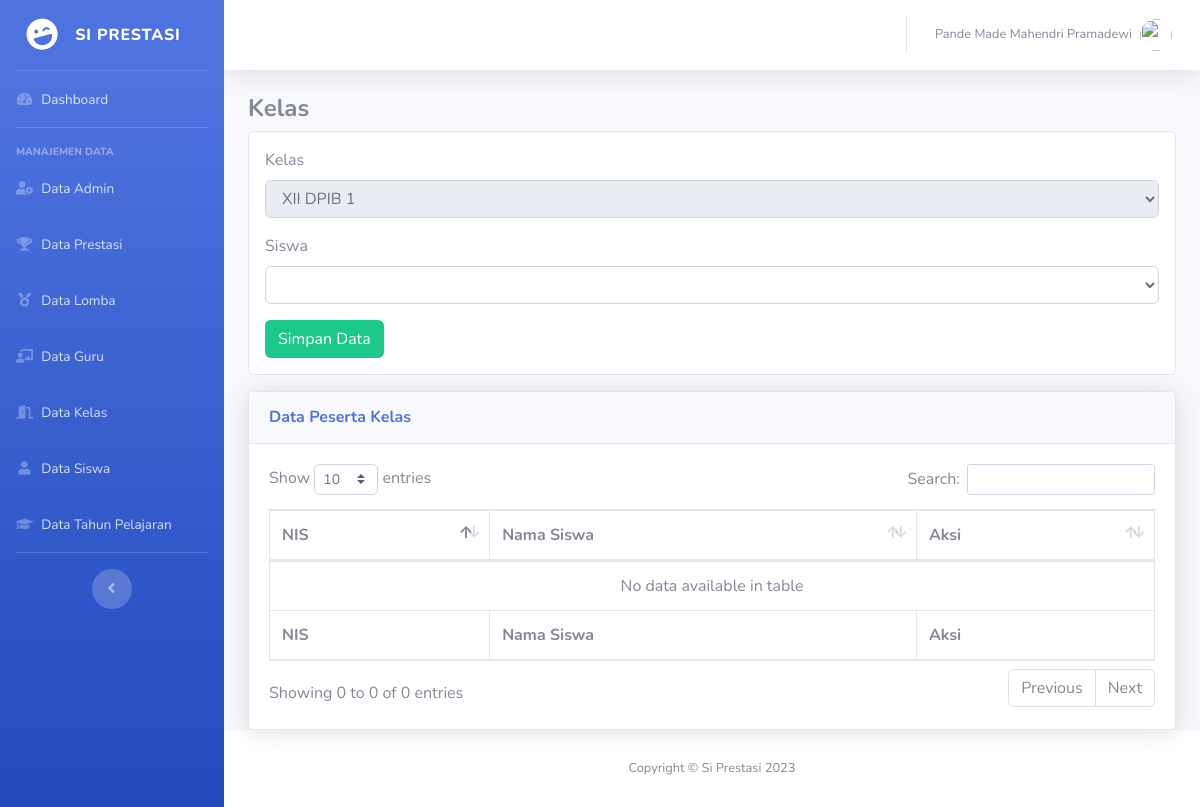
Before: /admin/kelas/tambah-peserta-kelas.php?kid=5 (signed in) with the older database file.
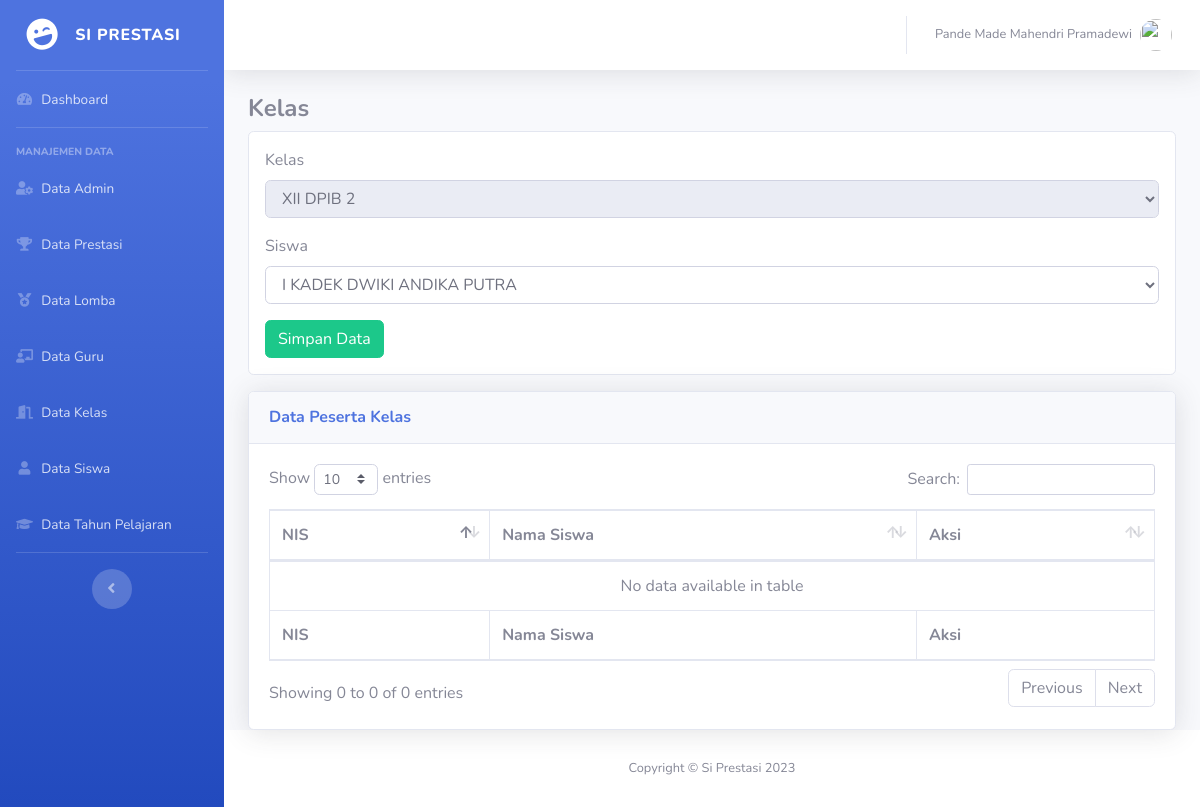
After: the same page with the newer database file.
### tables this page shows
CREATE TABLE `tb_kelas` (
  `kid` int NOT NULL,
  `knama` varchar(10) NOT NULL,
  `ktingkat` enum('10','11','12') NOT NULL,
  `tid` int NOT NULL
);

### functions.php (called while the page is built, shortened)
<?php
$conn = mysqli_connect(DB_HOST, DB_USER, DB_PASS, DB_NAME);
function query($query)
{
	global $conn;
	$result = mysqli_query($conn, $query);
	$rows = [];
	while ($row = mysqli_fetch_assoc($result)) {
		$rows[] = $row;
	}
	return $rows;
}

### admin/kelas/tambah-peserta-kelas.php (the view, shortened to what this page needs)
<?php
require '../../functions.php';
$kelas = query("SELECT * FROM `tb_kelas` WHERE kid = {$_GET['kid']}")[0];
$siswa_tersedia = query("SELECT tb_ref_kelas_siswa.kid, tb_siswa.* FROM `tb_ref_kelas_siswa` RIGHT JOIN tb_siswa ON tb_siswa.sid = tb_ref_kelas_siswa.sid WHERE tb_ref_kelas_siswa.kid IS NULL");
?>
<!DOCTYPE html>
<html lang="en">
<head>
    <link href="../../vendor/fontawesome-free/css/all.min.css" rel="stylesheet" type="text/css">
    <link href="../../css/sb-admin-2.min.css" rel="stylesheet">
    <link href="../../vendor/datatables/dataTables.bootstrap4.min.css" rel="stylesheet">
</head>
<body id="page-top">
    <div id="wrapper">
        <?php require_once "../partial/sidebar.php" ?>
        <div id="content-wrapper" class="d-flex flex-column">
            <div id="content">
                <?php require_once "../partial/topbar.php" ?>
                <div class="container-fluid">
                    <h4 class="font-weight-bold">Kelas</h4>
                    <form method="post" class="card p-3" id="form-prestasi">
                        <div class="mb-3">
                            <label for="lid" class="form-label">Kelas</label>
                            <select name="kid" id="kid" class="form-control" readonly>
                                <option value="<?= $kelas['kid'] ?>"><?= $kelas['knama'] ?></option>
                            </select>
                        </div>
                        <div class="mb-3" id="input-wrapper">
                            <label for="sid" class="form-label">Siswa</label>
                            <select id="sid" class="form-control" name="sid">
                                <?php foreach ($siswa_tersedia as $option) : ?>
                                    <option value="<?= $option['sid'] ?>"><?= $option['snama'] ?></option>
                                <?php endforeach ?>
                            </select>
                        </div>
                        <div>
                            <button class="btn btn-success" name="submit">Simpan Data</button>
                        </div>
                    </form>
                    <div class="card shadow mt-3">
                        <div class="card-header py-3">
                            <h6 class="m-0 font-weight-bold text-primary">Data Peserta Kelas</h6>
                        </div>
                        <div class="card-body">
                            <div class="table-responsive">
                                <table class="table table-bordered display" id="dataTable" width="100%" cellspacing="0">
                                    <thead>
                                        <tr>
                                            <th>NIS</th>
                                            <th>Nama Siswa</th>
                                            <th>Aksi</th>
                                        </tr>
                                    </thead>
                                    <tfoot>
                                        <tr>
                                            <th>NIS</th>
                                            <th>Nama Siswa</th>
                                            <th>Aksi</th>
                                        </tr>
                                    </tfoot>
                                    <tbody>
                                    </tbody>
                                </table>
                            </div>
                        </div>
                    </div>
                </div>
            </div>
            <?php require_once "../partial/footer.php" ?>
        </div>
    </div>
</body>
</html>

Changed rows visible on the page:
changed tb_kelas: kid "XII DPIB 1" → "XII DPIB 2"
Other visible differences:
form field sid: (not shown) → "I KADEK DWIKI ANDIKA PUTRA"
